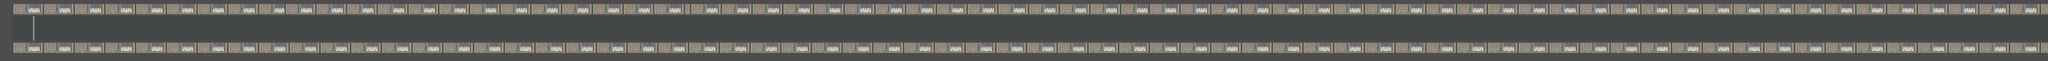

A level layout from a 2D game, rendered from its tile map. Below: a short description, then the map file with tile-grid data replaced by summaries:
An orthogonal 1000x30 tile map with 32x32 px tiles, 1 tile layer (Calque de Tile 1), 2 tilesets.

<map version="1.0" orientation="orthogonal" width="1000" height="30" tilewidth="32" tileheight="32">
 <tileset firstgid="1" name="racetrack" tilewidth="32" tileheight="32">
  <image source="racetrack.png" width="1982" height="2064" />
  <tile id="613">
   <properties>
    <property name="limit" value="" />
   </properties>
  </tile>
  <tile id="675">
   <properties>
    <property name="limit" value="" />
   </properties>
  </tile>
 </tileset>
 <tileset firstgid="3905" name="race" tilewidth="32" tileheight="32">
  <image source="race.png" width="960" height="630" />
 </tileset>
 <layer name="Calque de Tile 1" width="1000" height="30">
  <data>[30000 cells, 30000 non-empty, 78 distinct tile ids]</data>
 </layer>
</map>
